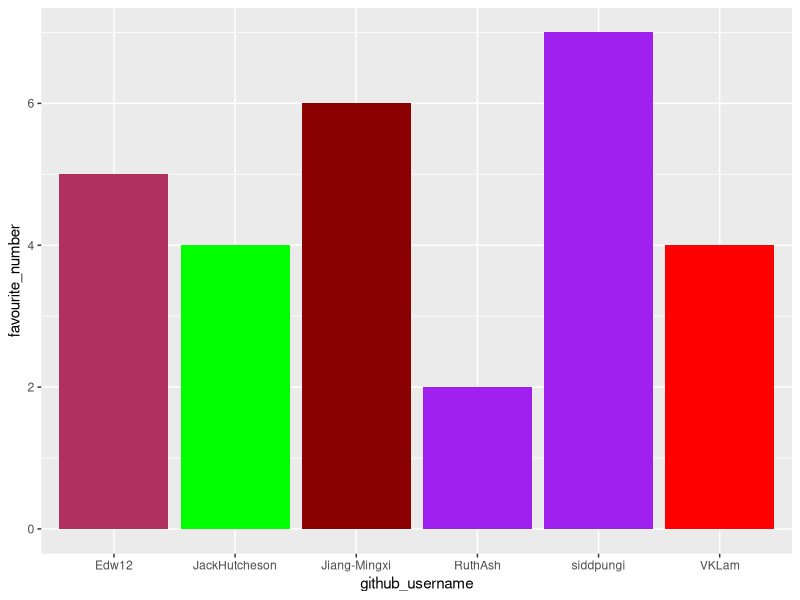
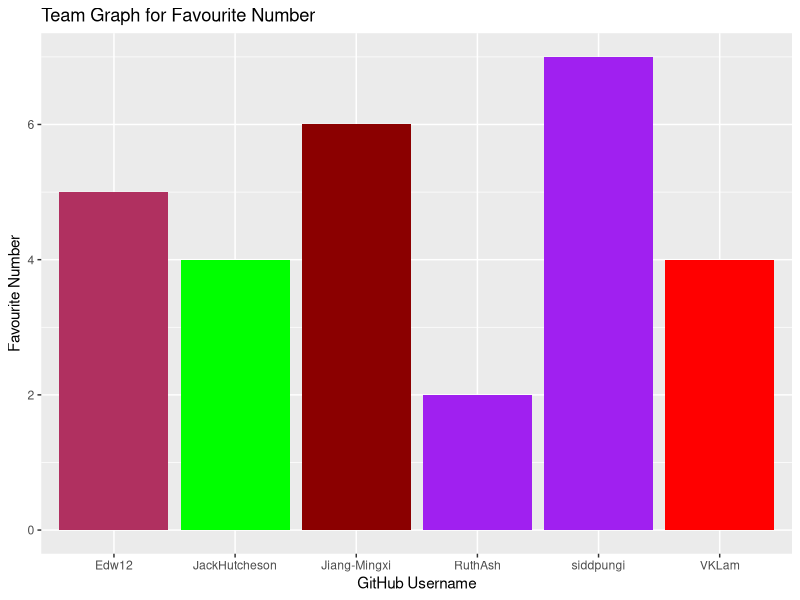
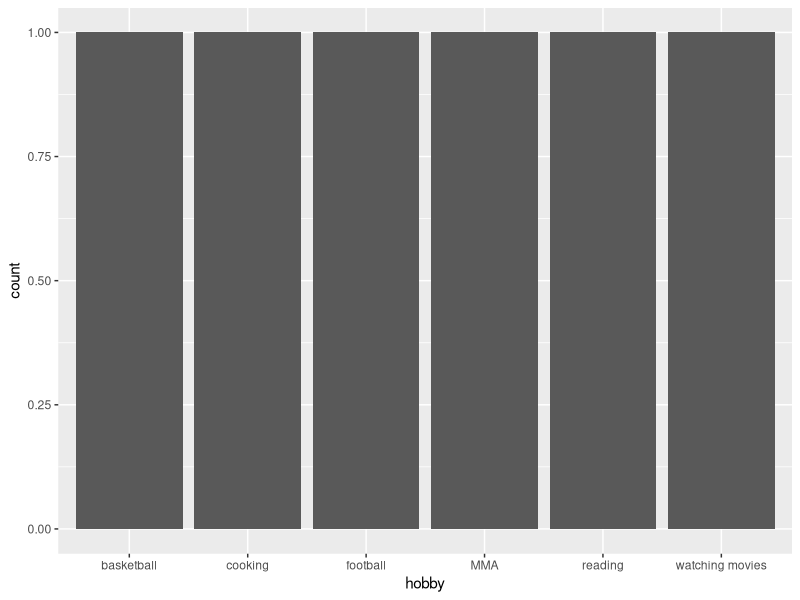

Here is the R script that generated these plots, in order:
## ---- chunk 1
library(tidyverse) 
## ---- chunk 2
team_data <- tibble(
  name = c("Kiet", "Edwin", "Jack", 
           "Ruth", "Sidd", "Minhxi"),
  github_username = c("VKLam", "Edw12", "JackHutcheson", 
                      "RuthAsh", "siddpungi", "Jiang-Mingxi"), 
  colour = c("red", "maroon", "green", 
             "purple", "purple", "darkred"),
  hobby = c("MMA", "cooking", "football", 
            "watching movies", "basketball", "reading"),
  favourite_number = c(4, 5, 4, 2, 7, 6)
  )
team_data
## ---- chunk 3
p1 <- ggplot(data = team_data, 
             mapping = aes(x = github_username, 
                           y = favourite_number,
                           fill = colour), 
             ) +
   geom_col() +
   scale_fill_identity()
p1
## ---- chunk 4
p1 + labs(x = "GitHub Username", 
          y = "Favourite Number",
          title = "Team Graph for Favourite Number")
## ---- chunk 5
p2 <- ggplot(team_data, aes(x = hobby)) +
  geom_bar()
p2
